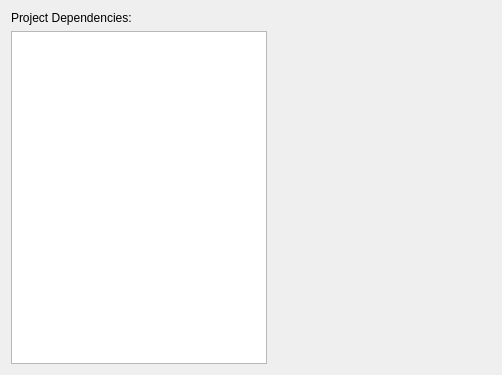
<?xml version="1.0" encoding="UTF-8"?>
<ui version="4.0">
 <class>ProjectExplorer::Internal::DependenciesWidget</class>
 <widget class="QWidget" name="ProjectExplorer::Internal::DependenciesWidget">
  <property name="geometry">
   <rect>
    <x>0</x>
    <y>0</y>
    <width>502</width>
    <height>375</height>
   </rect>
  </property>
  <property name="windowTitle">
   <string>Project Dependencies</string>
  </property>
  <layout class="QGridLayout" name="gridLayout">
   <item row="1" column="0">
    <widget class="QTreeView" name="dependenciesView"/>
   </item>
   <item row="1" column="1">
    <spacer name="horizontalSpacer">
     <property name="orientation">
      <enum>Qt::Horizontal</enum>
     </property>
     <property name="sizeHint" stdset="0">
      <size>
       <width>40</width>
       <height>20</height>
      </size>
     </property>
    </spacer>
   </item>
   <item row="0" column="0" colspan="2">
    <widget class="QLabel" name="label">
     <property name="text">
      <string>Project Dependencies:</string>
     </property>
    </widget>
   </item>
  </layout>
 </widget>
 <resources/>
 <connections/>
</ui>
